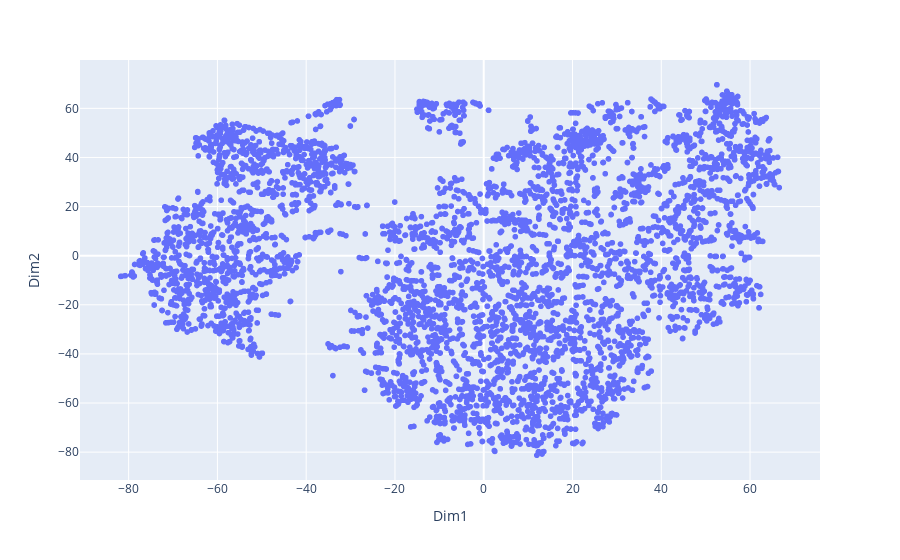

Notebook cell for this chart:
### Code cell
# Not super helpful because we don't know what the points are
# convert the t-SNE results to a DataFrame
tsne_df = pd.DataFrame(data = tsne_results, columns = ['Dim1', 'Dim2'])

# add the county names to this DataFrame
tsne_df['color'] = df['color'].values

# create an interactive plot
fig = px.scatter(tsne_df, x='Dim1', y='Dim2', hover_data=['color'])
fig.show()

### Figure 1 — Plotly figure (JSON) as saved in the notebook; plotly's stock layout.template omitted (floating-point values rounded to 4 significant figures; data arrays with more than 128 entries replaced by an {"elided": "..."} marker saying what was removed)
{"data": [{"customdata": {"elided": "5320x1 str values"}, "hovertemplate": "Dim1=%{x}<br>Dim2=%{y}<br>color=%{customdata[0]}<extra></extra>", "legendgroup": "", "marker": {"color": "#636efa", "symbol": "circle"}, "mode": "markers", "name": "", "showlegend": false, "type": "scattergl", "x": {"elided": "5320 float values"}, "xaxis": "x", "y": {"elided": "5320 float values"}, "yaxis": "y"}], "layout": {"legend": {"tracegroupgap": 0}, "margin": {"t": 60}, "xaxis": {"anchor": "y", "domain": [0, 1], "title": {"text": "Dim1"}}, "yaxis": {"anchor": "x", "domain": [0, 1], "title": {"text": "Dim2"}}}}
